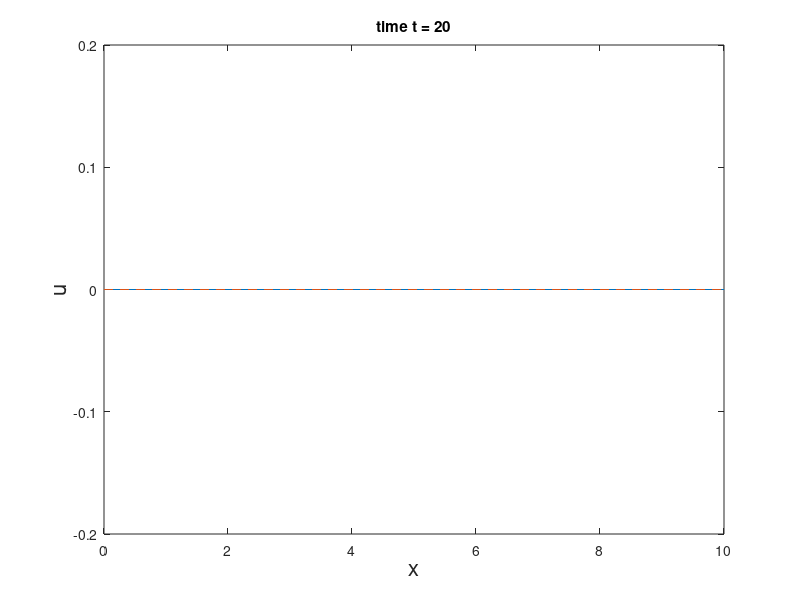

The MATLAB script that drew this image:

% Solve the 1D wave equation by the upwind scheme
%%%%%%%%%%%%%%%%%%%%%%%%%%%%%%%%%%%%%%%%%%%%%%%%%

function wave_upwind

clc; clear all; format long;

L = 10;
T = 20;

c = input('Enter wave speed (> 0) ==> ');
dx = input('Enter grid size dx ==> ');

dt = input('Enter time step dt ==> ');

mu = c*dt/dx;

x = 0:dx:L;
t = 0:dt:T;

nx = length(x);
nt = length(t);

% display solution

nprint = 50;
iprint = floor(nt/nprint);

% initial solution

umax = 0.1;

u = umax*exp(-40*(x - L/4).^2);

plot(x,u);
xlabel('x','FontSize',16);
ylabel('u','FontSize',16);
title(['time t = ',num2str(t(1))]);
axis([0 L -2*umax 2*umax]);
pause(0.5);

% boundary conditions

u(1) = 0;
u(nx) = 0;
v(1) = u(1);
v(nx) = u(nx);
uexac(1) = u(1);
uexac(nx) = u(nx);

for n=2:nt
	
	for j=2:nx-1
		v(j) = (1 - mu)*u(j) + mu*u(j-1);
		uexac(j) = umax*exp(-40*(x(j) - L/4 - c*t(n)).^2);
	end
	
	u = v;
	
	if ((n == nt) | (mod(n,iprint) == 0))
		plot(x,u,'-',x,uexac,'--');
		xlabel('x','FontSize',16);
		ylabel('u','FontSize',16);
		title(['time t = ',num2str(t(n))]);
		axis([0 L -2*umax 2*umax]);
		pause(0.5);
	end
end





